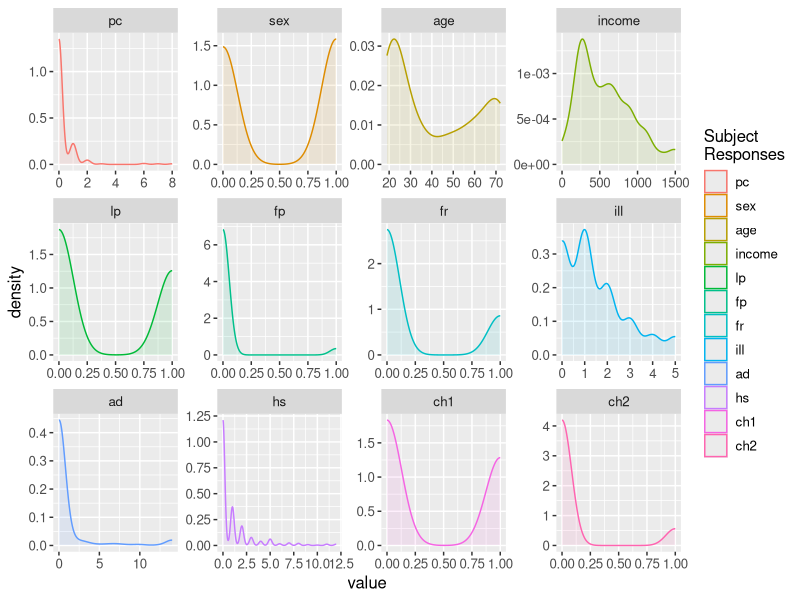
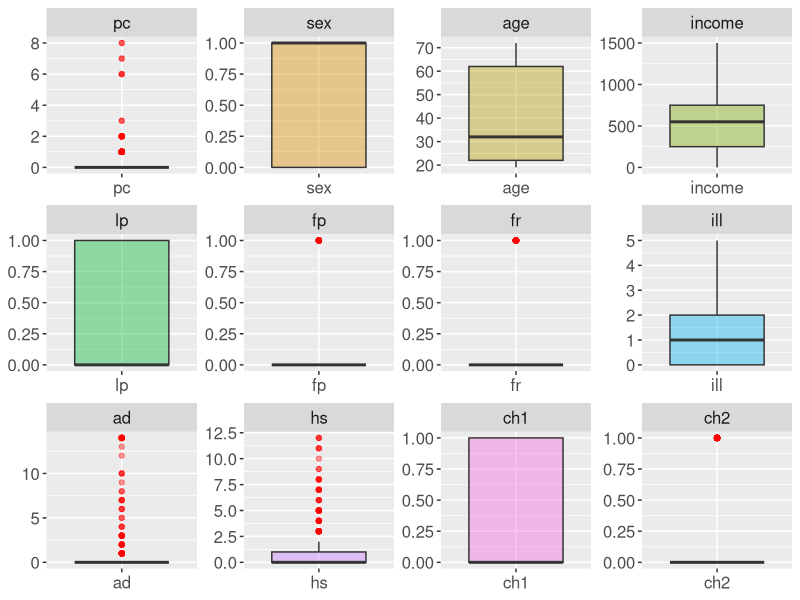
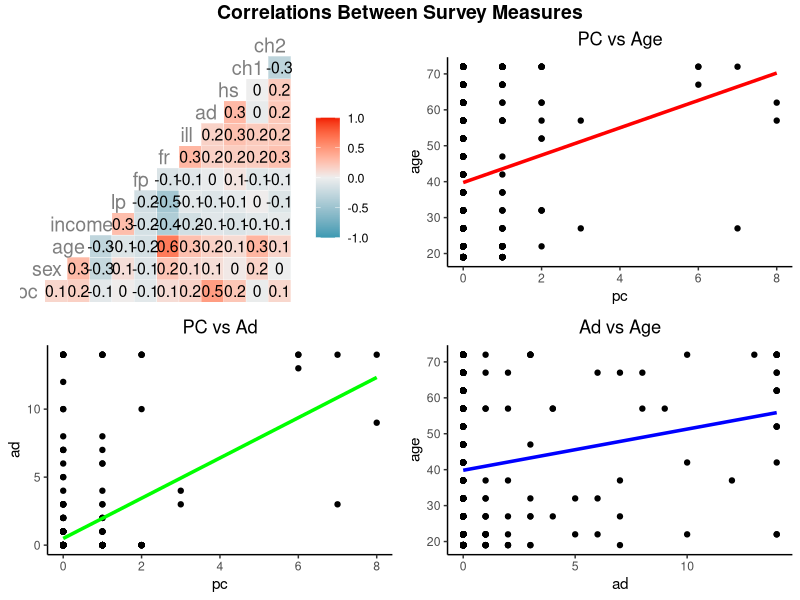
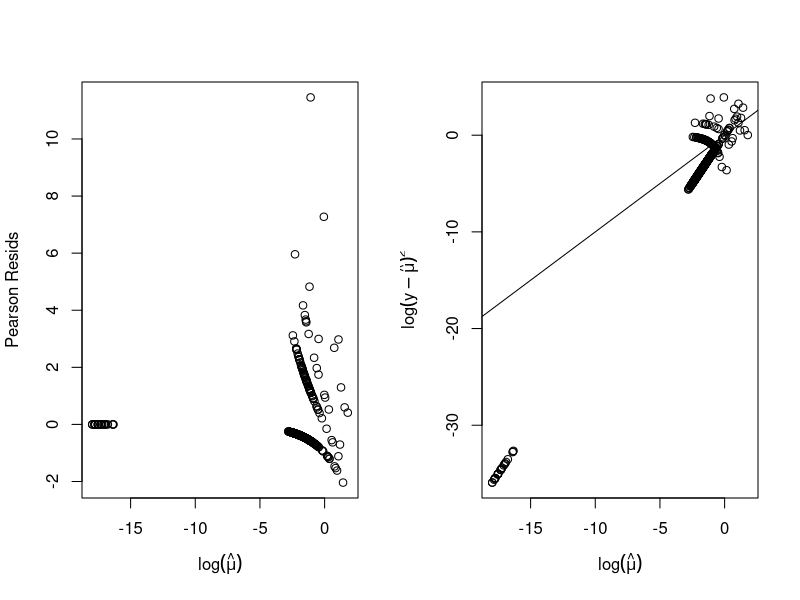
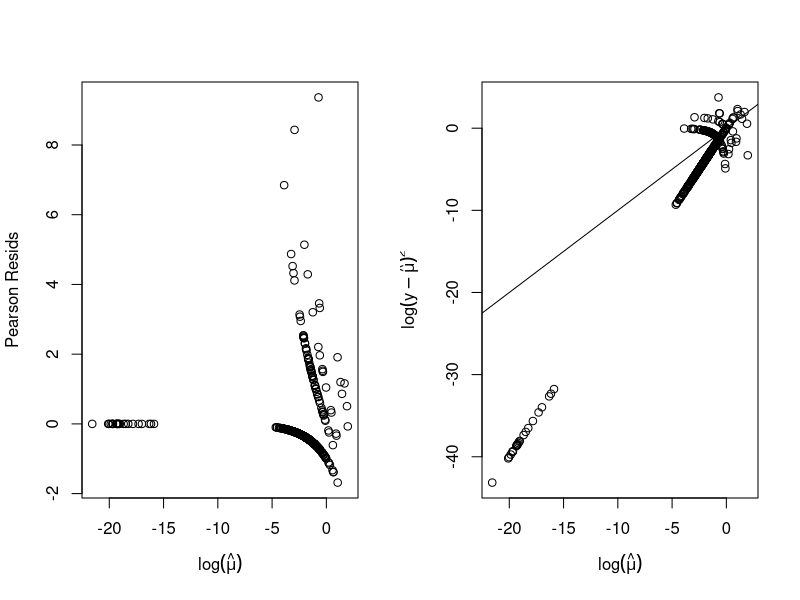
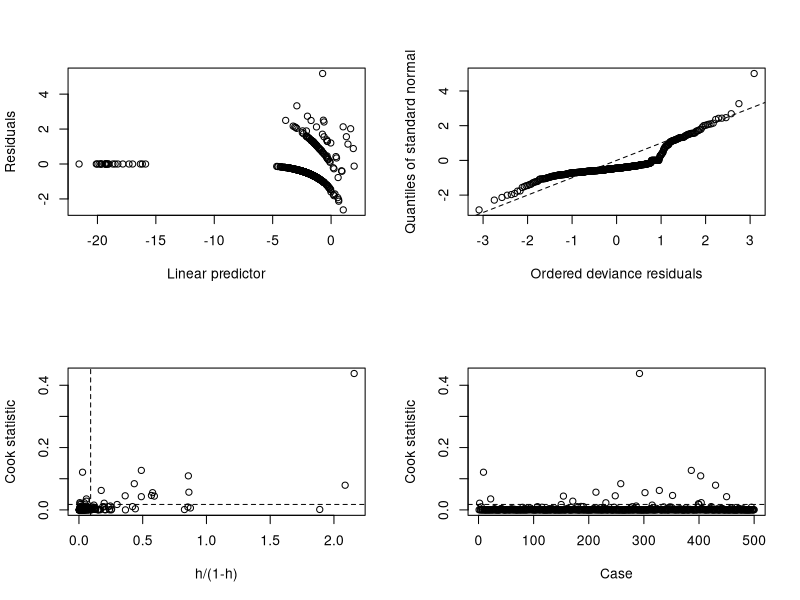
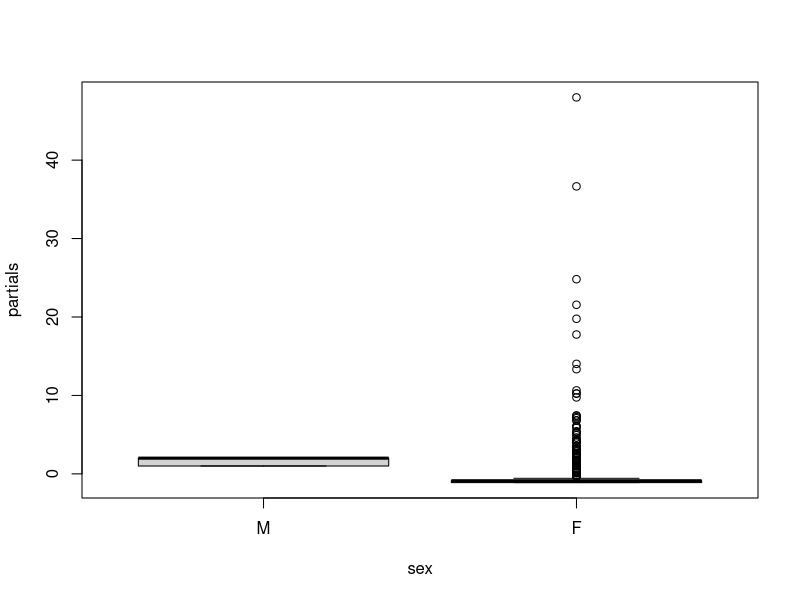
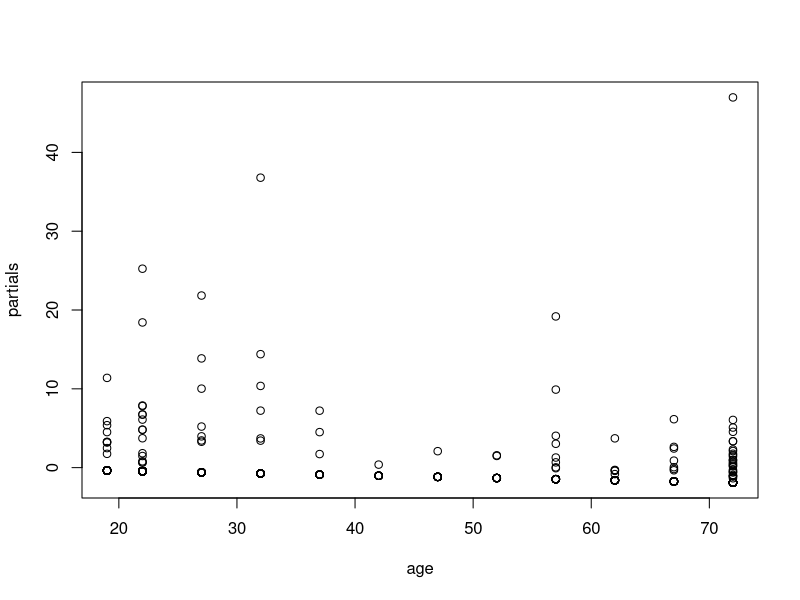

The R script that drew these images, in order:
## ---- chunk 1
knitr::opts_chunk$set(echo = TRUE)

library(tidyverse)
library(ggplot2)
library(GGally)
library(dplyr)
library(ggpubr)
## ---- chunk 2

#Change working directory depending if on Mac vs Windows

tryCatch({
  setwd("/Users/owner/Desktop/PSTAT")},
  error = function(e) {
    print('Path for Mac working directory not found, trying Windows...')
    setwd("D:/PSTAT/")})
## ---- chunk 3
pharmacy_data <- read.table("pharmacist.txt",header = T)

pharmacy_data$age <- pharmacy_data$age*100
pharmacy_data$income <- pharmacy_data$income*1000

#inspect first few rows
head(pharmacy_data)

## ---- chunk 4
library(reshape2)

long_df=melt(pharmacy_data)
kernel_plots <- ggplot(long_df, aes(value, colour = variable)) + 
  geom_density(aes(fill=variable),alpha = 0.1)+
  facet_wrap(~variable, scales = "free") + 
  labs(color = 'Subject\nResponses') + guides(fill=F) + 
  theme(text = element_text(size = 12))

kernel_plots
## ---- chunk 5
cov.boxs <- ggplot(stack(pharmacy_data), aes(x = ind, y = values, fill = ind)) +
  geom_boxplot(outlier.color = 'red', alpha = 0.4) + facet_wrap(~ind, scales = 'free')+
  theme(legend.position = "none", axis.title = element_blank(), text = element_text(size = 15))
cov.boxs
## ---- chunk 6
library(Hmisc)

my_fn <- function(data, mapping, pts=list(), smt=list(), ...){
  ggplot(data = data, mapping = mapping, ...) + 
    do.call(geom_point, pts) +
    do.call(geom_smooth, smt) 
}

#p-values of correlations
rcorr(as.matrix(pharmacy_data), type = c('pearson'))

all_corr <- ggcorr(pharmacy_data, geom = "tile", label = T, hjust = .8, size = 5, color = "grey50")

# only plot the interesting correlations between pc, age, ad
p1 <- ggplot(pharmacy_data, aes(x = pc, y = age)) +
  geom_point() + geom_smooth(method = 'lm', se = F, size = 1.2, color = 'red', alpha = 0.5)+
  labs(title = 'PC vs Age') + theme_classic() + theme(plot.title = element_text(hjust = 0.5))

p2 <- ggplot(pharmacy_data, aes(x = pc, y = ad)) +
  geom_point() + geom_smooth(method = 'lm', se = F, size = 1.2, color = 'green', alpha = 0.5) + 
  labs(title = 'PC vs Ad') + theme_classic() +  theme(plot.title = element_text(hjust = 0.5))

p3 <- ggplot(pharmacy_data, aes(x = ad, y = age)) +
  geom_point() + geom_smooth(method = 'lm', se = F, size = 1.2, color = 'blue', alpha = 0.5) +
  labs(title = 'Ad vs Age') + theme_classic() +  theme(plot.title = element_text(hjust = 0.5))

int_corr <- ggarrange(all_corr,p1,p2,p3, nrow = 2, ncol = 2)


annotate_figure(int_corr, top =text_grob ("Correlations Between Survey Measures", face = "bold", size = 14))
## ---- chunk 7

#if mean and variance are the same, then poisson is the possible random. If variance greater, then negative binom is random
funs <- function(x) { c(mean = mean(x), var=var(x))} 
descrips <- as.data.frame(sapply(pharmacy_data, funs))
descrips
## ---- chunk 8
fit1 <- glm(pc ~ ., family = 'poisson', data = pharmacy_data)

summary(fit1)

#check phi for over dispersion
rp <- residuals(fit1,type = 'pearson') #phi tilde numerator

phi_hat <- fit1$deviance/fit1$df.residual
phi_tilde <- sum(rp^2)/fit1$df.residual

fit1.phi <- as.data.frame(cbind('hat'=phi_hat,'tilde'=phi_tilde))
fit1.phi

#check for overdispersion using residuals
fv <- fitted(fit1)

par(mfrow = c(1,2))

plot(log(fv), rp, xlab = expression(log(hat(mu))),
     ylab = "Pearson Resids")
plot(log(fv), log(residuals(fit1, type = 'response')^2), xlab = expression(log(hat(mu))),
     ylab = expression(log(y - hat(mu))^2))
abline(0,1)
## ---- chunk 9
library(MASS)
fit2 <- stepAIC(fit1, direction = 'both',trace =F)
summary(fit2)
## ---- chunk 10

anova(fit1,fit2, test = 'Chi')
## ---- chunk 11
pharmacy_data$sex <- factor(pharmacy_data$sex, labels = c('M','F'))
pharmacy_data$lp <- factor(pharmacy_data$lp, labels = c('uncovered','covered'))
pharmacy_data$fp <- factor(pharmacy_data$fp, labels = c('nonprivatePharm','privatePharm'))
pharmacy_data$fr <- factor(pharmacy_data$fr, labels = c('nonprivate','private'))
pharmacy_data$ch1 <- factor(pharmacy_data$ch1, labels = c('nonChronic1','chronicNoLim'))
pharmacy_data$ch2 <- factor(pharmacy_data$ch2, labels = c('nonChronic2','chronicLim'))

## ---- chunk 12
fit3 <- glm(pc ~ ., data = pharmacy_data, family = 'poisson')
summary(fit3)
## ---- chunk 13
fit3.2 <- stepAIC(fit3, direction = 'both',trace = F)
summary(fit3.2)
## ---- chunk 14
anova(fit2,fit3.2, test = 'Chisq')
## ---- chunk 15
fit4 <- stepAIC(fit1, ~ .^2, direction = 'both', trace = F)
summary(fit4)
## ---- chunk 16
anova(fit2,fit4, test = 'Chi')
## ---- chunk 17
rp <- residuals(fit4,type = 'pearson') #phi tilde numerator

phi_hat <- fit4$deviance/fit4$df.residual
phi_tilde <- sum(rp^2)/fit4$df.residual

fit4.phi <- as.data.frame(cbind('hat'=phi_hat,'tilde'=phi_tilde))
fit4.phi

#check for overdispersion using residuals
fv <- fitted(fit4)

par(mfrow = c(1,2))

plot(log(fv), rp, xlab = expression(log(hat(mu))),
     ylab = "Pearson Resids")
plot(log(fv), log(residuals(fit4, type = 'response')^2), xlab = expression(log(hat(mu))),
     ylab = expression(log(y - hat(mu))^2))
abline(0,1)
## ---- chunk 18
library(boot)
glm.diag.plots(fit4)
## ---- chunk 19
fit4.partials <- residuals(fit4,type = 'partial')

f <- sapply(pharmacy_data, is.factor)
#par(mfrow = c(5,4))
for (iCol in colnames(pharmacy_data)){
  col_pos <- match(iCol, colnames(fit4.partials))
  if (is.na(col_pos)){
    next
  }
  
  if (f[iCol]){
    boxplot(pharmacy_data[,iCol], fit4.partials[,col_pos], ylab='partials', names=levels(pharmacy_data[,iCol]), xlab = iCol)
  } else {
    plot(pharmacy_data[,iCol],fit4.partials[,col_pos], ylab='partials', xlab = iCol)
    #lines(smooth.spline(pharmacy_data[,iCol],fit4.partials[,iCol]), col = 'red', tol = 10000, lwd = 2,
          #lty = 2)
  }
  
}
## ---- chunk 20
plot(exp(fv), pharmacy_data[,'pc'], ylab = 'pc', xlab = 'exp(fitted values)')
lines(smooth.spline(exp(fv),pharmacy_data[,'pc']), col = 'red', lwd = 2)
#identify(exp(fv), pharmacy_data[,'pc'], labels = name)
## ---- chunk 21
library(car)

#greater than 5-10 is bad
vif(fit4)
## ---- chunk 22
library(glmnet)

y <- pharmacy_data$pc

X <- model.matrix(fit4, data = pharmacy_data)[,-1]

lassoMod <- glmnet(X,y,family='poisson', alpha = 1, lambda.min=0, nlambda=101)

fit.lasso.cv <- cv.glmnet(X, y, lambda.min=0, nlambda=101, nfolds = nrow(pharmacy_data)) 
plot(fit.lasso.cv)

plot(lassoMod, label = T, xvar = "lambda")
text(-10,coef(lassoMod)[-1,length(lassoMod$lambda)]-0.05,labels=colnames(X),cex=1.1) 
mtext("CV estimate", side=1, at=log(fit.lasso.cv$lambda.min), cex=.8)
abline(v=log(fit.lasso.cv$lambda.min), col="red")
abline(h = 0, lty = 2, col = 'black')
## ---- chunk 23
tmp_coeffs <- coef(fit.lasso.cv, s = "lambda.min")
data.frame(name = tmp_coeffs@Dimnames[[1]][tmp_coeffs@i + 1], coefficient = tmp_coeffs@x)

## ---- chunk 24

fit5cv <- glm(pc ~ sex*age + ad * hs, data = pharmacy_data, family = 'poisson')
summary(fit5cv)

## ---- chunk 25
anova(fit4, fit5cv, test = 'Cp')
## ---- chunk 26
#useful functions
null.model <- glm(pc ~ 1, data = pharmacy_data, family='poisson')

# p-value for overall model fit
calcPval <- function(x){
  compare.null <- anova(null.model,x, test = 'Chi')
  pVal_raw <- compare.null$`Pr(>Chi)`[2]
  pVal <- formatC(pVal_raw, format = 'e', digits = 2)
  return(pVal)
}

compute_PhiTil <- function(x){
  pear_resid <- residuals(x,type='pearson')
  tilde <- sum(pear_resid^2)/x$df.residual
  return(tilde)
}

compute_PhiHat <- function(x){
  hat <- x$deviance/x$df.residual
  return(hat)
}

extract_modNum <- function(list_mods){
  nums <- list()
  for (i in 1:length(list_mods)){
    nums[i] <- deparse(substitute(list_mods[i]))
  }
  
  return(nums)
}
  
## ---- chunk 27
models.list <- list(fit1,fit3.2,fit4,fit5cv)
models.AIC <- unlist(lapply(models.list,AIC))
models.BIC <- unlist(lapply(models.list,BIC))

#R^2 is not the same here as it is in the gaussian case. Instead of explaining the amount of variation,
#it represents the ratio of how close the fit is to being either the perfect or worst model. 
#SMALLER DEVIANCE MEANS CLOSER TO PERFECT MODEL, thus ratios closer to 1 mean better models
models.R2 <- unlist(lapply(models.list, function(x) 1-(x$deviance/x$null.deviance)))

model.performance.sumr <- data.frame("Model_Num" = c(1:length(models.list)),
                                     "Model_Name" = c("fit1","fit3.2","fit4","fit5cv"),
                                     "Formula"=unlist(lapply(models.list,function(x)
                                                            Reduce(paste,deparse(formula(x))))),
                                    "Deviance"=unlist(lapply(models.list,function(x)
                                                        summary(x)$deviance)),
                                    "R^2"=models.R2,
                                    "pF"=unlist(lapply(models.list, calcPval)),
                                    "AIC" = models.AIC,"BIC"=models.BIC,
                                    "Phi_Tild" = unlist(lapply(models.list, compute_PhiTil)),
                                    "Phi_Hat" = unlist(lapply(models.list, compute_PhiHat)))
model.performance.sumr <- model.performance.sumr[order(model.performance.sumr$BIC),]

View(model.performance.sumr)
## ---- chunk 28
anova(fit3.2,fit4, test = 'Chi')
## ---- chunk 29
#Final diagnostics

vif(fit3.2) #multicollinearity a non issue

par(mfrow = c(2,2))
plot(fit3.2)
## ---- chunk 30
fit3.3 <- update(fit3.2, subset = -c(9,292,430,400))
## ---- chunk 31
# see if we can simplify further
summary(fit3.4 <- step(fit3.3,trace = F, direction = 'both'))
anova(fit3.4,fit3.3, test = 'Chi')
## ---- chunk 32
termplot(fit3.3, data = pharmacy_data, partial.resid = T, col.res = 'black', cex = 1, pch = 1)
abline(h=0,lty=2, col='gray', lwd = 2)
## ---- chunk 33
fv <- fitted(fit3.3)
plot(fv, residuals(fit3.3, type = 'response'), xlab = expression(log(hat(mu))),
     ylab = expression(log(y - hat(mu))^2))
lines(smooth.spline(fv,residuals(fit3.3, type = 'response')), col = 'red', lwd = 2)
## ---- chunk 34
summary(fitnb <- glm.nb(pc ~ ., data = pharmacy_data))
## ---- chunk 35
summary(fitnb.2 <- step(fitnb, trace = F, direction='both'))
## ---- chunk 36
summary(fitnb.3 <- update(fitnb.2, subset = -c(9,292,22)))
## ---- chunk 37
vif(fitnb.3)
## ---- chunk 38
fv.nb <- fitted(fitnb.3)
plot(exp(fv.nb), exp(residuals(fitnb.3, type = 'response')), xlab = expression(log(hat(mu))),
     ylab = expression(log(y - hat(mu))^2))
lines(smooth.spline(exp(fv.nb),exp(residuals(fitnb.3, type = 'response'))), col = 'red', lwd = 2)
## ---- chunk 39
summary(fitnb.3.2 <- update(fitnb.3, .~.-ch1))
## ---- chunk 40
new.models <- list(fit3.3,fitnb.3,fitnb.3.2)
new.models.BIC <- unlist(lapply(new.models,BIC))
new.models.AIC <- unlist(lapply(new.models,AIC))
new.models.R2 <- unlist(lapply(new.models, function(x) 1-(x$deviance/x$null.deviance)))

new.models.df <- data.frame("Model_Num" = c(max(model.performance.sumr$Model_Num)+1:length(new.models)),
                            "Type" = c('poisson','nB','nB'),
                            "Model_Name" = c("fit3.3","fitnb.3","fitnb.3.2"),
                                     "Formula"=unlist(lapply(new.models,function(x)
                                                            Reduce(paste,deparse(formula(x))))),
                                    "Deviance"=unlist(lapply(new.models,function(x)
                                                        summary(x)$deviance)),
                                    "R^2"=new.models.R2,
                                    "AIC" = new.models.AIC,"BIC"=new.models.BIC,
                                    "Phi_Tild" = unlist(lapply(new.models, compute_PhiTil)),
                                    "Phi_Hat" = unlist(lapply(new.models, compute_PhiHat)))

#drop p values comparing to null model, not very helpful here
model.performance.sumr <- model.performance.sumr[,!names(model.performance.sumr) %in% c('pF')]
model.performance.sumr$Type <- rep('poisson',nrow(model.performance.sumr))

model.performance.sumr <- rbind(model.performance.sumr,new.models.df)

model.performance.sumr <- model.performance.sumr[with(model.performance.sumr,order(-R.2,model.performance.sumr$BIC)),]

model.performance.sumr <- model.performance.sumr[,c('Model_Num','Model_Name','Type','Formula','Deviance',
                                                    'R.2','AIC','BIC','Phi_Tild','Phi_Hat')]

View(model.performance.sumr)
## ---- chunk 41
n <- 100

# pc = sex + age + fp + fr + ill + ad + hs + ch1
de.factorDF <- pharmacy_data %>% mutate_if(is.factor,as.numeric)

de.factorDF <- de.factorDF[-c(9,292,22),]

X <- as.data.frame(apply(de.factorDF,2,function(x) sample(min(x):max(x),n, replace = T)))

betas <- coef(fit3.3)[-1]

mu <- exp(coef(fit3.3)[1] + rowSums(sweep(X[,names(fit3.3$model)[-1]], MARGIN = 2, betas, '*')))

# X$sex <- factor(X$sex, labels = c('M','F'))
# X$lp <- factor(X$lp, labels = c('uncovered','covered'))
# X$fp <- factor(X$fp, labels = c('nonprivatePharm','privatePharm'))
# X$fr <- factor(X$fr, labels = c('nonprivate','private'))
# X$ch1 <- factor(X$ch1, labels = c('nonChronic1','chronicNoLim'))
# X$ch2 <- factor(X$ch2, labels = c('nonChronic2','chronicLim'))

y <- rpois(n, lambda=mu)


summary(glm(y ~ ., data = X[,names(fit3.3$model)[-1]], family = poisson(link=log)))
